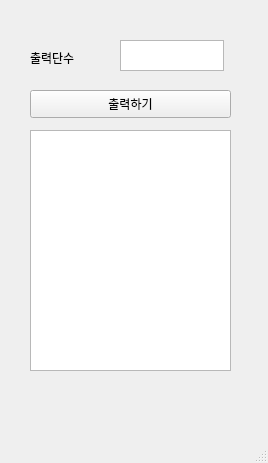
<?xml version="1.0" encoding="UTF-8"?>
<ui version="4.0">
 <class>MainWindow</class>
 <widget class="QMainWindow" name="MainWindow">
  <property name="geometry">
   <rect>
    <x>0</x>
    <y>0</y>
    <width>268</width>
    <height>463</height>
   </rect>
  </property>
  <property name="windowTitle">
   <string>MainWindow</string>
  </property>
  <widget class="QWidget" name="centralwidget">
   <widget class="QLabel" name="lbl">
    <property name="geometry">
     <rect>
      <x>30</x>
      <y>50</y>
      <width>64</width>
      <height>15</height>
     </rect>
    </property>
    <property name="text">
     <string>출력단수</string>
    </property>
   </widget>
   <widget class="QTextEdit" name="te">
    <property name="geometry">
     <rect>
      <x>120</x>
      <y>40</y>
      <width>104</width>
      <height>31</height>
     </rect>
    </property>
   </widget>
   <widget class="QPushButton" name="pb">
    <property name="geometry">
     <rect>
      <x>30</x>
      <y>90</y>
      <width>201</width>
      <height>28</height>
     </rect>
    </property>
    <property name="text">
     <string>출력하기</string>
    </property>
   </widget>
   <widget class="QPlainTextEdit" name="pte">
    <property name="geometry">
     <rect>
      <x>30</x>
      <y>130</y>
      <width>201</width>
      <height>241</height>
     </rect>
    </property>
   </widget>
  </widget>
  <widget class="QMenuBar" name="menubar">
   <property name="geometry">
    <rect>
     <x>0</x>
     <y>0</y>
     <width>268</width>
     <height>26</height>
    </rect>
   </property>
  </widget>
  <widget class="QStatusBar" name="statusbar"/>
 </widget>
 <resources/>
 <connections/>
</ui>
